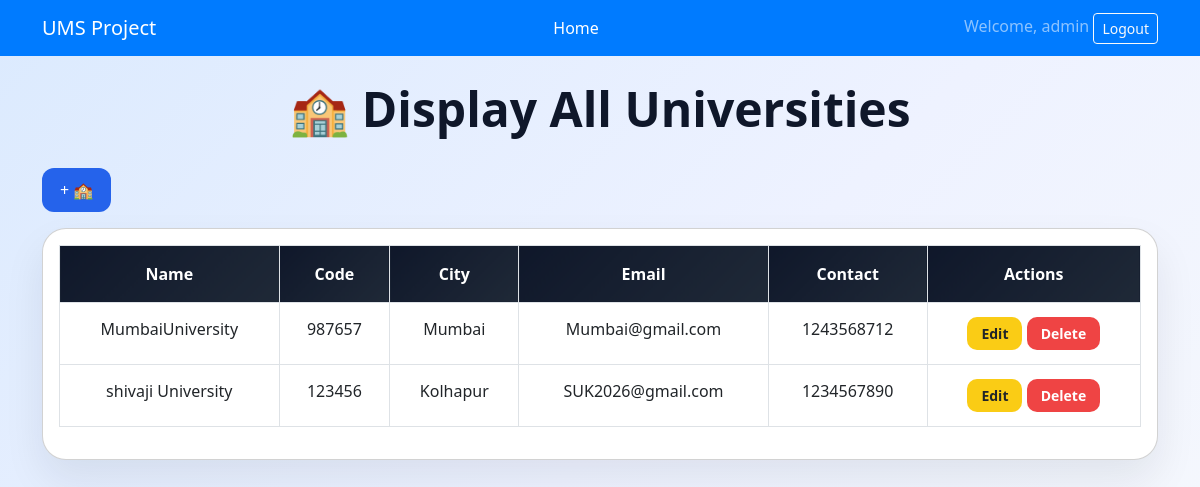
The page /universities/display/ (signed in) on the database its author committed.
### University/models.py (models this page shows, shortened)
class University(models.Model):
    u_name = models.CharField(max_length=100)
    u_code = models.CharField(max_length=20, unique=True)
    u_city = models.CharField(max_length=100)
    u_state = models.CharField(max_length=100)
    u_email = models.EmailField(unique=True, null=True, blank=True)
    u_contact = models.CharField(max_length=15, null=True, blank=True)

### University/views.py (the view)
# urls.py: path('display/', views.display_view, name='display_university'),
@login_required
def display_view(request):
    data = University.objects.all()
    return render(request,'University/display.html',{"universities": data})

### University/templates/University/display.html (shortened to what this page needs)
<!DOCTYPE html>
<html lang="en">
<head>
    <link href="https://cdn.jsdelivr.net/npm/bootstrap@5.3.0/dist/css/bootstrap.min.css" rel="stylesheet">
</head>
<body>
    <nav class="navbar navbar-expand-lg navbar-dark">
        <div class="container">
            <a class="navbar-brand" href="{% url 'Home' %}">UMS Project</a>
            <ul class="navbar-nav ms-3">
                <li class="nav-item">
                    <a class="nav-link text-white" href="{% url 'Home' %}">Home</a>
                </li>
            </ul>
            <div class="ml-auto">
                {% if user.is_authenticated %}
                    <span class="navbar-text mr-2">Welcome, {{ user.username }}</span>
                    <form action="{% url 'logout' %}" method="post" style="display:inline;">
                        <button type="submit" class="btn btn-outline-light btn-sm">Logout</button>
                    </form>
                {% else %}
                    <a href="{% url 'login' %}" class="btn btn-outline-light btn-sm">Login</a>
                {% endif %}
            </div>
        </div>
    </nav>
<div class="container" style="margin-top: 80px;">
    <h1 class="page-title">🏫 Display All Universities</h1>
    <div class="d-flex justify-content-between mb-3">
    <a href="{% url 'universities:add_university' %}" class="btn-add">+ 🏫</a>
</div>
    <div class="card table-card p-3">
        {% if universities %}
        <div class="table-responsive">
            <table class="table table-bordered table-hover">
                <thead>
                    <tr>
                        <th>Name</th>
                        <th>Code</th>
                        <th>City</th>
                        <th>Email</th>
                        <th>Contact</th>
                        <th>Actions</th>
                    </tr>
                </thead>
                <tbody>
                    {% for u in universities %}
                    <tr>
                        <td>{{ u.u_name }}</td>
                        <td>{{ u.u_code }}</td>
                        <td>{{ u.u_city }}</td>
                        <td>{{ u.u_email }}</td>
                        <td>{{ u.u_contact }}</td>
                        <td>
                            <a href="{% url 'universities:update_university' u.id %}"
                               class="btn btn-action btn-edit btn-sm">Edit</a>
                            <a href="{% url 'universities:delete_university' u.id %}"
                               class="btn btn-action btn-delete btn-sm">Delete</a>
                        </td>
                    </tr>
                    {% endfor %}
                </tbody>
            </table>
        </div>
        {% else %}
            <h5 class="text-center text-muted">No universities found.</h5>
        {% endif %}
    </div>
</div>
</body>
</html>

### University/templates/University/display.html (style rules this page uses)
body { min-height: 100vh; background: linear-gradient(135deg, #dbeafe, #eef2ff, #f8fafc); font-family: 'Segoe UI', sans-serif; margin: 0; }
.page-title { text-align: center; font-size: 48px; font-weight: 800; color: #0f172a; margin-bottom: 30px; }
.table-card { background: white; border-radius: 24px; box-shadow: 0 20px 40px rgba(15, 23, 42, 0.08); }
.table thead th { background: linear-gradient(135deg, #0f172a, #1f2937); color: white; text-align: center; padding: 16px; }
.table tbody td { text-align: center; padding: 14px; }
.btn-action { border-radius: 10px; padding: 6px 14px; font-weight: 600; border: none; }
.btn-edit { background: #facc15; }
.btn-delete { background: #ef4444; color: white; }
.btn-add { background: #2563eb; color: white; padding: 10px 18px; border-radius: 12px; text-decoration: none; }
.navbar { background-color: #007bff; position: fixed; top: 0; left: 0; width: 100%; z-index: 1000; }
.navbar-brand { color: white !important; }

### rows shown on the page
University: u_name "MumbaiUniversity", u_code "987657", u_city "Mumbai", u_email "Mumbai@gmail.com", u_contact "1243568712"
University: u_name "shivaji University", u_code "123456", u_city "Kolhapur", u_email "SUK2026@gmail.com", u_contact "1234567890"

### other values the page prints
{{ user.username }} "admin"
